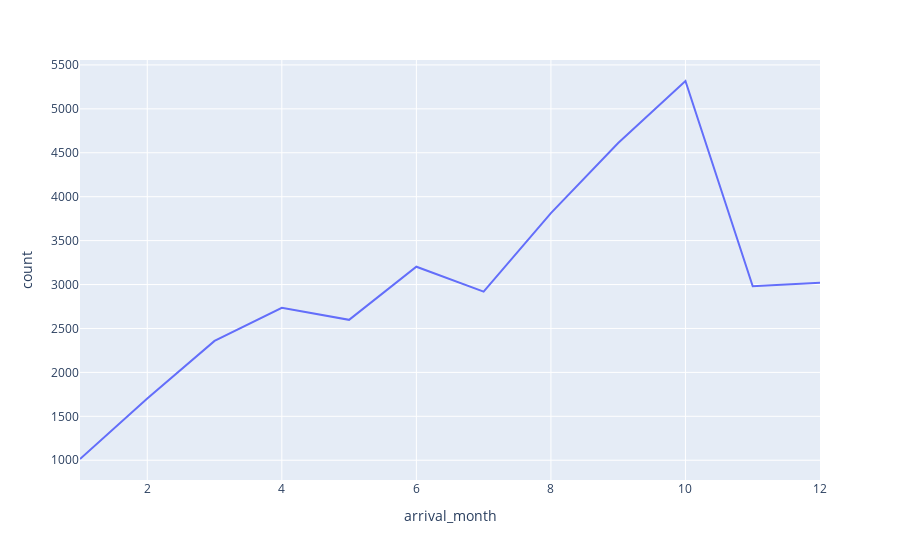

Write notebook code for a chart like this one.
### Markdown cell above
We can do some exploratory data analysis to see what these datasets are like. For instance, we can see which are the most popular months are.

### Code cell
customer_reservations.groupBy("arrival_month").agg(count("*").alias("count")).sort("arrival_month").plot.line(x="arrival_month", y="count")

### Figure 1 — Plotly figure (JSON) as saved in the notebook; plotly's stock layout.template omitted (floating-point values rounded to 4 significant figures)
{"data": [{"hovertemplate": "arrival_month=%{x}<br>count=%{y}<extra></extra>", "legendgroup": "", "line": {"color": "#636efa", "dash": "solid"}, "marker": {"symbol": "circle"}, "mode": "lines", "name": "", "orientation": "v", "showlegend": false, "type": "scatter", "x": [1, 2, 3, 4, 5, 6, 7, 8, 9, 10, 11, 12], "xaxis": "x", "y": [1014, 1704, 2358, 2736, 2598, 3203, 2920, 3813, 4611, 5317, 2980, 3021], "yaxis": "y"}], "layout": {"legend": {"tracegroupgap": 0}, "margin": {"t": 60}, "xaxis": {"anchor": "y", "domain": [0, 1], "title": {"text": "arrival_month"}}, "yaxis": {"anchor": "x", "domain": [0, 1], "title": {"text": "count"}}}}
